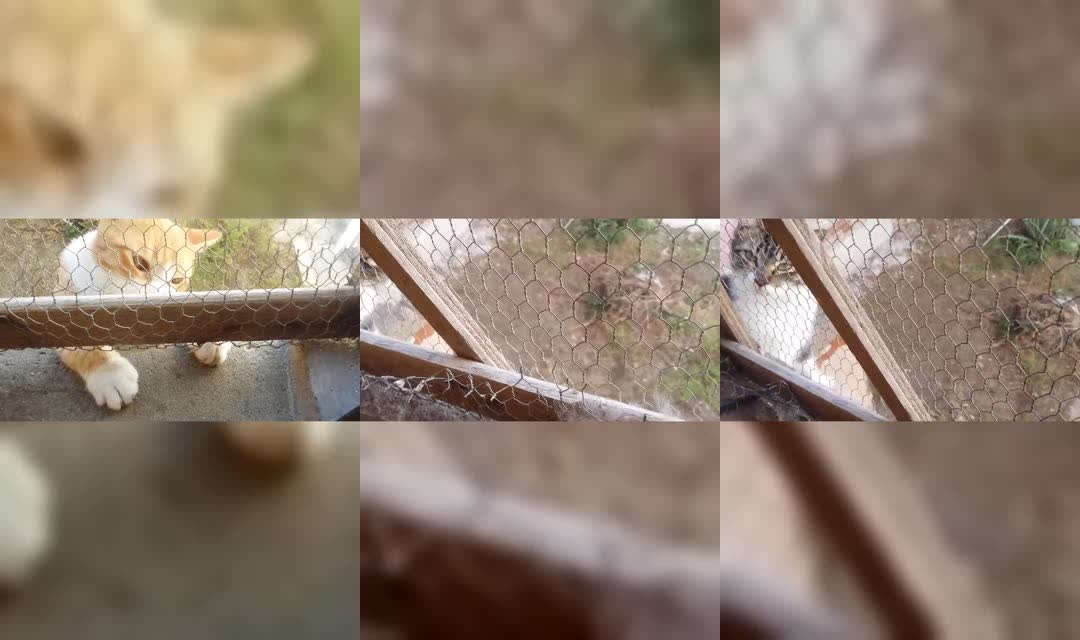
#> input picture 20261021-test2/cat_1.jpg, 1080 x 640 px, given in place of traffic_1.jpg, which was not available
$ python -i thumbs.py   (imports and definitions only)
#> lines starting #> are read from the running program, lines starting #| are printed output that depends on the picture; pictures that were not available may be replaced by others from this repository, and a replacement may not be noted
# 3 thumbnail options (1280x720) on real graded photos.
import numpy as np, cv2
from PIL import Image, ImageDraw, ImageFont, ImageFilter
TW, TH = 1280, 720
A1 = (255, 196, 61); A2 = (64, 156, 255); RED = (255, 77, 109); TXT = (248, 248, 252)
FD = '/usr/share/fonts/opentype/inter/'
def F(n, s): return ImageFont.truetype(FD + n, s)

def base(key, blur=None, fx=0.5, fy=0.5, zoom=1.0, blurrect=None):
#> called with key = 'traffic_1', fx = 0.5, fy = 0.5, zoom = 1
    a = cv2.cvtColor(cv2.imread(f'photos/{key}.jpg'), cv2.COLOR_BGR2RGB)
    h, w = a.shape[:2]
#> h = 640; w = 1080
    if blurrect:
        x0, y0, x1, y1 = blurrect; a[int(y0*h):int(y1*h), int(x0*w):int(x1*w)] = cv2.GaussianBlur(a[int(y0*h):int(y1*h), int(x0*w):int(x1*w)], (0, 0), 25)
    s = max(TW / w, TH / h) * zoom
#> s = 1.19
    a = cv2.resize(a, (int(w * s) + 1, int(h * s) + 1), interpolation=cv2.INTER_CUBIC)
#> a: shape (759, 1281, 3)
    x = int((a.shape[1] - TW) * fx); y = int((a.shape[0] - TH) * fy); a = a[y:y + TH, x:x + TW]
#> after `x = int((a.shape[1] - TW) * fx)`: x = 0
#> after `y = int((a.shape[0] - TH) * fy)`: y = 19
#> after `a = a[y:y + TH, x:x + TW]`:
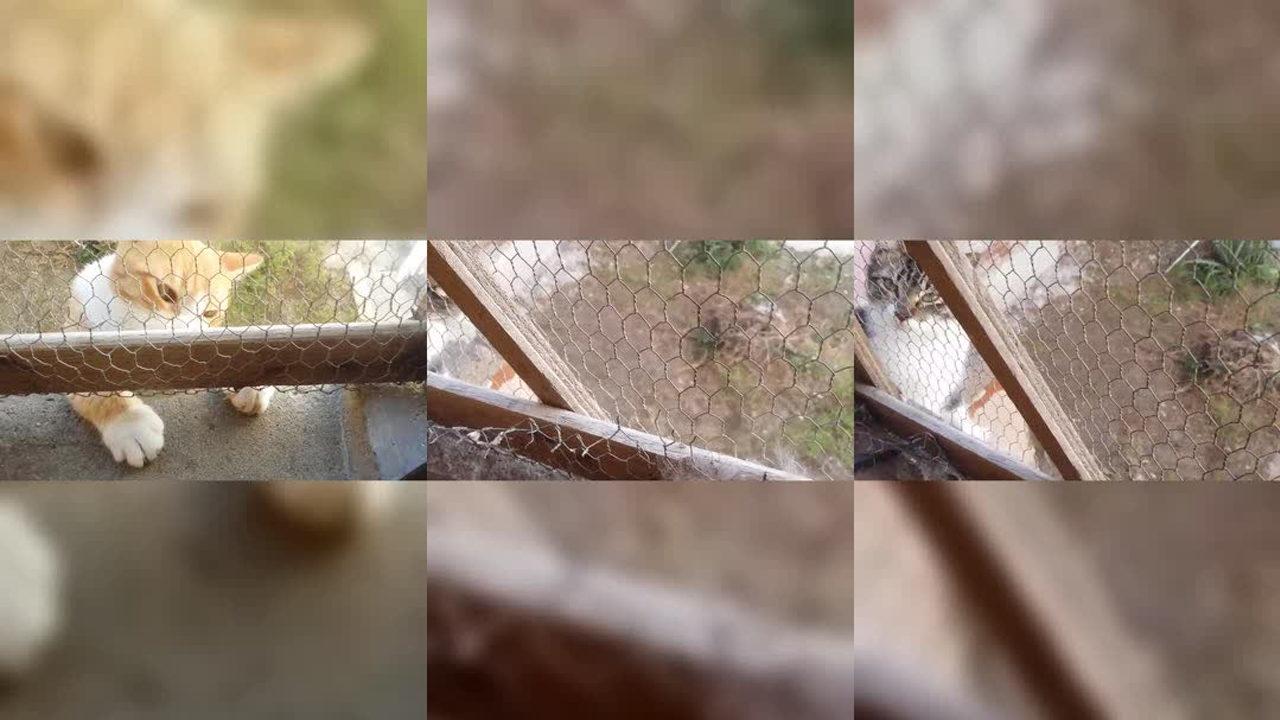
#> a: shape (720, 1280, 3); mean R, G, B 143.1, 126.4, 110.9
    x = a.astype(np.float32) / 255
    L = (x * np.array([.299, .587, .114])).sum(2, keepdims=True)
    x = L + (x - L) * 1.05; x = np.clip((x - .5) * 1.22 + .5, 0, 1)
    x += (1 - L) ** 2 * (np.array(A2) / 255 - .4) * .18 + L ** 2 * (np.array(A1) / 255 - .5) * .12
    yy, xx = np.mgrid[0:TH, 0:TW].astype(np.float32)
    v = 1 - 0.55 * (((xx - TW * .6) / TW) ** 2 + ((yy - TH * .5) / TH) ** 2) * 1.6
    x *= np.clip(v, .3, 1)[..., None]
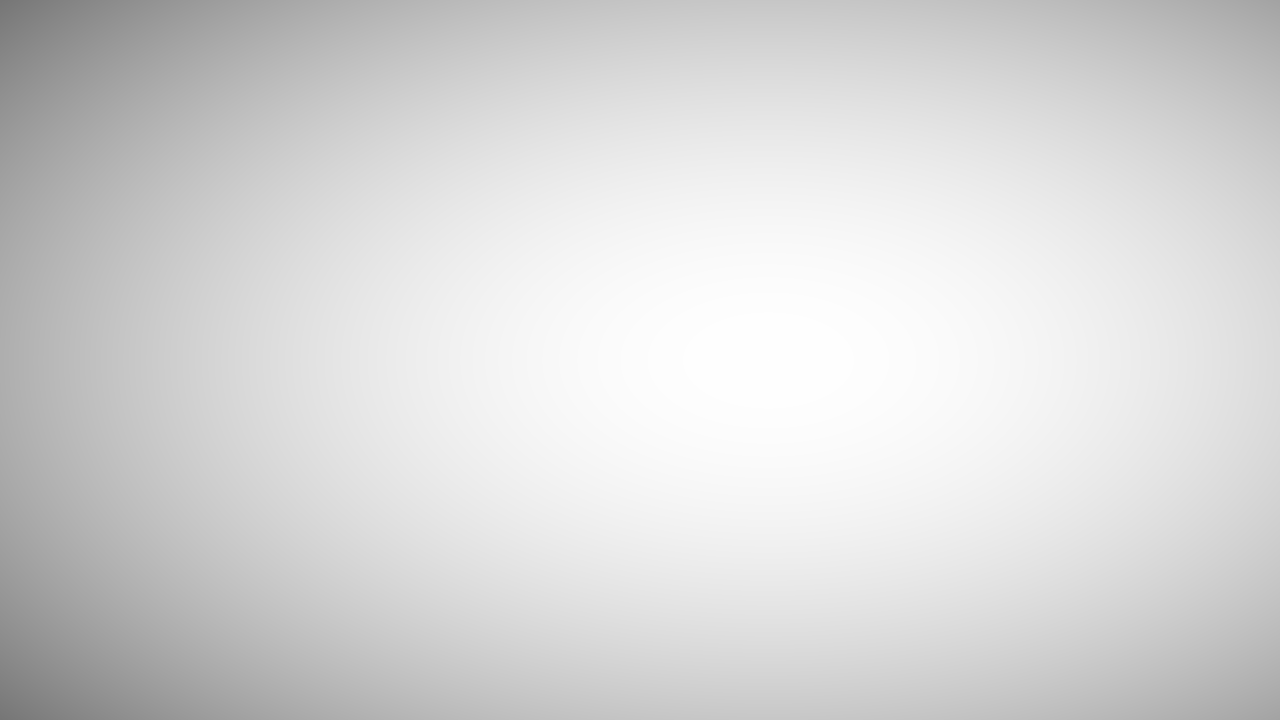
#> v: shape (720, 1280) float32; min 0.463, max 1, mean 0.844
    im = Image.fromarray(np.clip(x * 255, 0, 255).astype(np.uint8))
    if blur: im = im.filter(ImageFilter.GaussianBlur(blur))
    return im.convert('RGBA')

def shade_left(im, k=210, frac=.62):
    g = np.zeros((TH, TW, 4), np.uint8); g[..., :3] = (6, 7, 14)
    xs = np.linspace(0, 1, TW); g[..., 3] = (np.clip(1 - xs / frac, 0, 1) ** 1.3 * k).astype(np.uint8)[None, :]
    im.alpha_composite(Image.fromarray(g, 'RGBA'))

def big_text(im, lines, x, y, size, cols, glow=True, maxw=760):
    d = ImageDraw.Draw(im); lh = int(size * .98)
    fs = []
    for s in lines:
        f = F('InterDisplay-Black.otf', size)
        while d.textlength(s, font=f) > maxw: f = F('InterDisplay-Black.otf', f.size - 4)
        fs.append(f)
    if glow:
        gl = Image.new('RGBA', (TW, TH), (0, 0, 0, 0)); gd = ImageDraw.Draw(gl)
        for i, s in enumerate(lines): gd.text((x, y + i * lh), s, font=fs[i], fill=cols[i] + (200,))
        im.alpha_composite(gl.filter(ImageFilter.GaussianBlur(18)))
    for i, s in enumerate(lines):
        d.text((x, y + i * lh), s, font=fs[i], fill=cols[i], stroke_width=5, stroke_fill=(0, 0, 0))

def pill(im, text, x, y, col, fg=(10, 10, 16), size=40, rot=0):
    f = F('InterDisplay-Black.otf', size); tmp = ImageDraw.Draw(im); w = int(tmp.textlength(text, font=f)) + size
    p = Image.new('RGBA', (w + 20, int(size * 1.7) + 20), (0, 0, 0, 0)); d = ImageDraw.Draw(p)
    d.rounded_rectangle([10, 10, w + 10, int(size * 1.7) + 10], 14, fill=col)
    d.text((w / 2 + 10, size * .85 + 10), text, font=f, fill=fg, anchor='mm')
    if rot: p = p.rotate(rot, expand=True, resample=Image.BICUBIC)
    im.alpha_composite(p, (x, y))

def tag(im, text, x, y, size=150, rot=-8):
    # price-tag stamp
    f = F('InterDisplay-Black.otf', size); tmp = ImageDraw.Draw(im); w = int(tmp.textlength(text, font=f)) + 120; h = int(size * 1.35)
    p = Image.new('RGBA', (w + 40, h + 40), (0, 0, 0, 0)); d = ImageDraw.Draw(p)
    d.rounded_rectangle([20, 20, w + 20, h + 20], 28, fill=A1 + (255,))
    d.ellipse([44, h / 2 + 2, 76, h / 2 + 34], fill=(10, 10, 16))
    d.text((w / 2 + 40, h / 2 + 20), text, font=f, fill=(10, 10, 16), anchor='mm')
    sh = Image.new('RGBA', p.size, (0, 0, 0, 0)); ImageDraw.Draw(sh).rounded_rectangle([30, 34, w + 30, h + 34], 28, fill=(0, 0, 0, 170))
    q = Image.new('RGBA', p.size, (0, 0, 0, 0)); q.alpha_composite(sh.filter(ImageFilter.GaussianBlur(12))); q.alpha_composite(p)
    q = q.rotate(rot, expand=True, resample=Image.BICUBIC)
    im.alpha_composite(q, (x, y))

# A: night traffic, "NOT RANDOM" + $? tag
im = base('traffic_1', fx=.5)
# [10 lines not run here, left out]
#> call 2 of base, with key = 'carint_0', fx = 0.4, fy = 0.5, zoom = 1
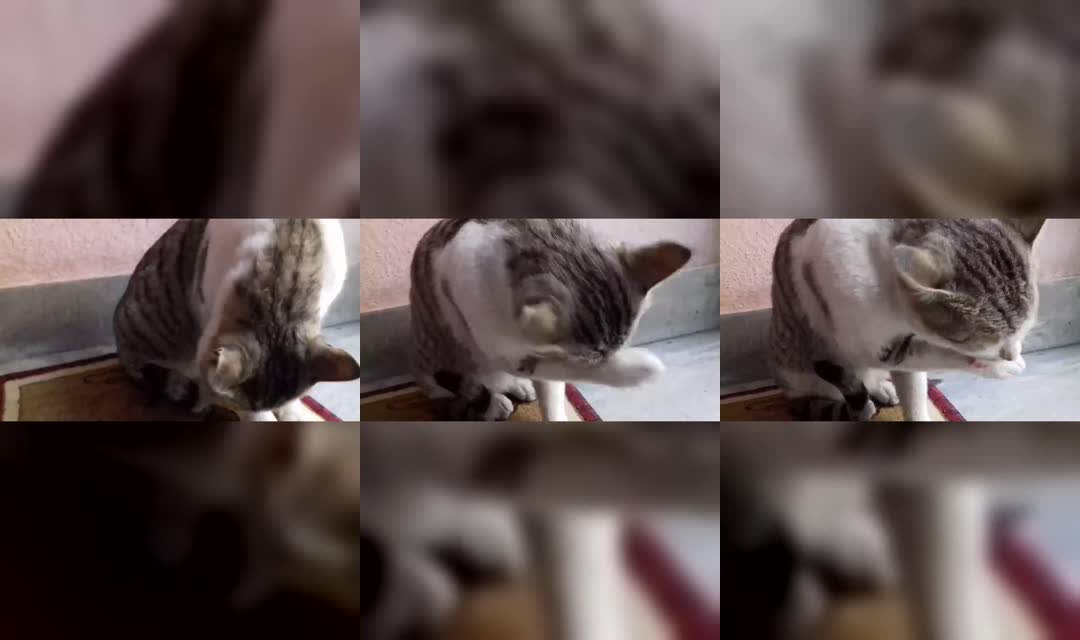
#> input picture 20261021-test2/cat_2.jpg, 1080 x 640 px, given in place of carint_0.jpg, which was not available
#> in base (call 2), `L = (x * np.array([.299, .587, .114])).sum(2, keepdims=True)`:
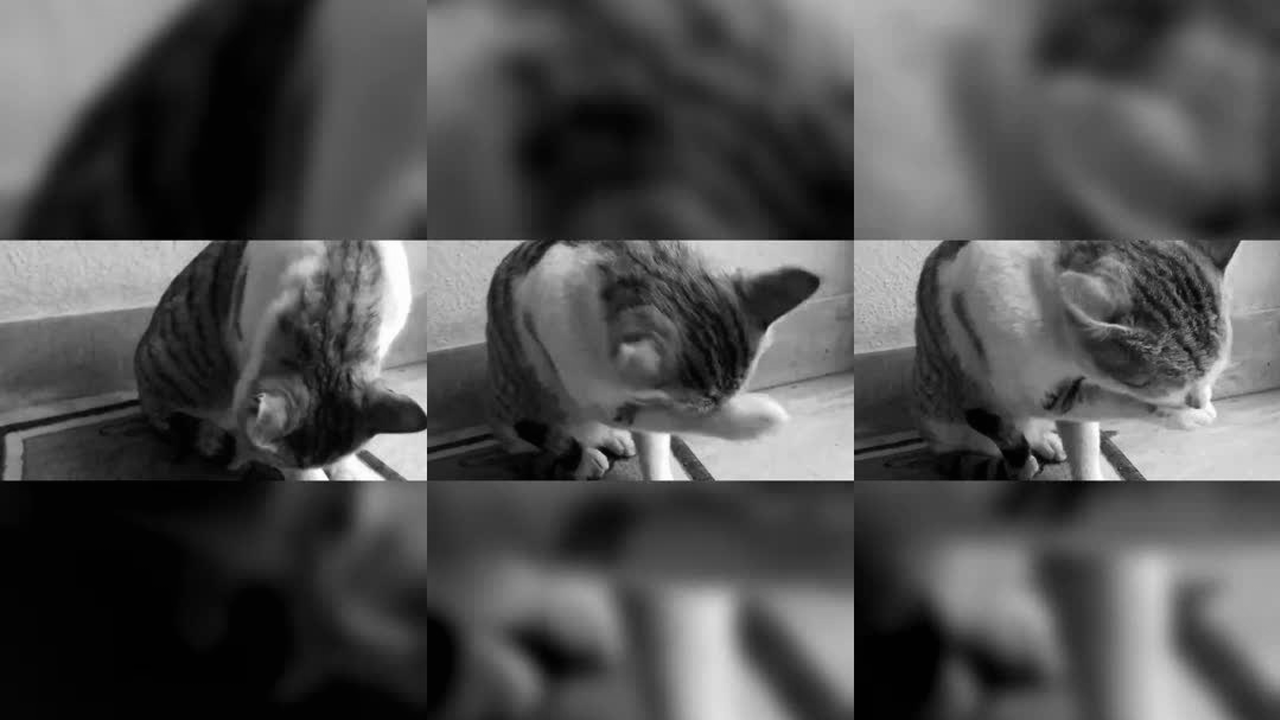
#> L: shape (720, 1280, 1) float64; min 0.00117, max 1, mean 0.317
#> in base (call 2), `x *= np.clip(v, .3, 1)[..., None]`:
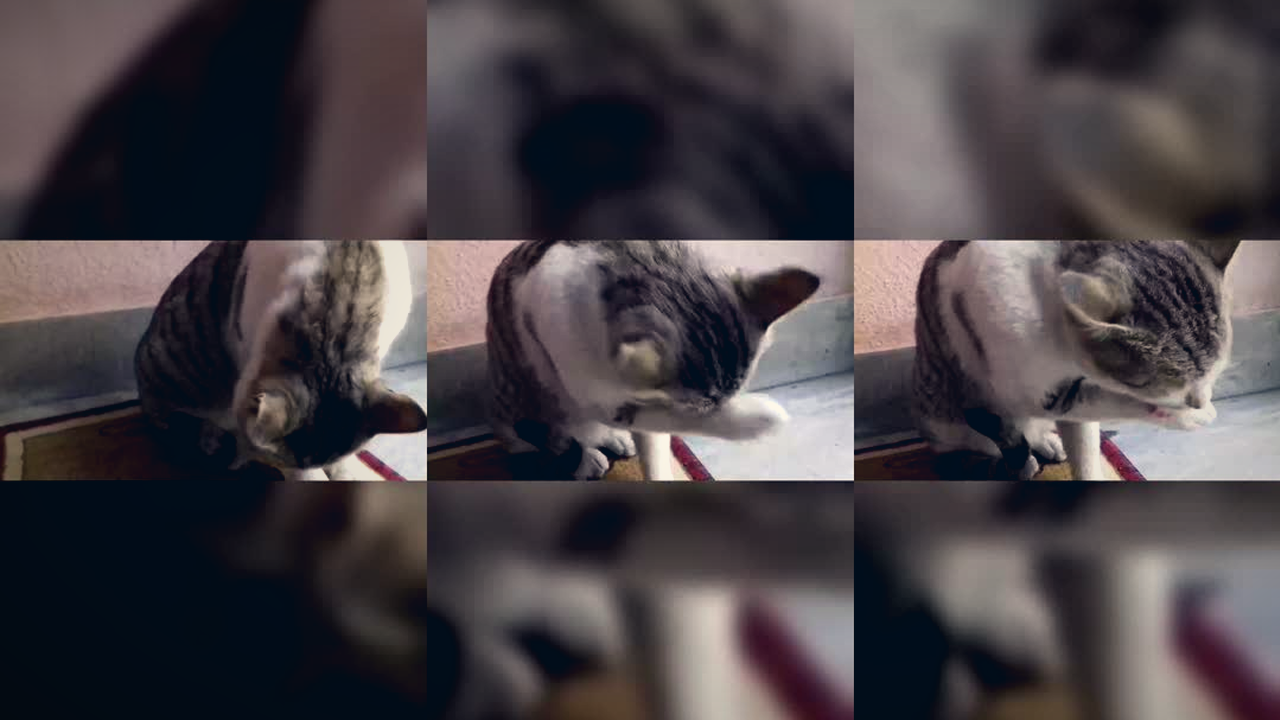
#> x: shape (720, 1280, 3) float64; mean R, G, B 0.281, 0.255, 0.274; drawn with min black and max white
pill(im, 'THE ALGORITHM', 56, 70, A2, fg=TXT, size=40)
big_text(im, ['SAME LENGTH.', 'NEW PRICE.'], 50, 200, 150, [TXT, A1], maxw=820)
d = ImageDraw.Draw(im)
# [13 lines not run here, left out]
pill(im, '1.5M TRIPS STUDIED', 56, 70, A1, size=40)
big_text(im, ['WHO SETS', 'YOUR FARE?'], 50, 200, 150, [TXT, A1], maxw=800)
im.convert('RGB').save('thumbnail_3_who_sets.jpg', quality=92)
for n in ('thumbnail_1_not_random.jpg', 'thumbnail_2_same_length.jpg', 'thumbnail_3_who_sets.jpg'):
    print(n)

>>> result = base('../../20261021-test2/cat_1.jpg')
#> (the run stopped early here; a loop or call above may not have finished)
